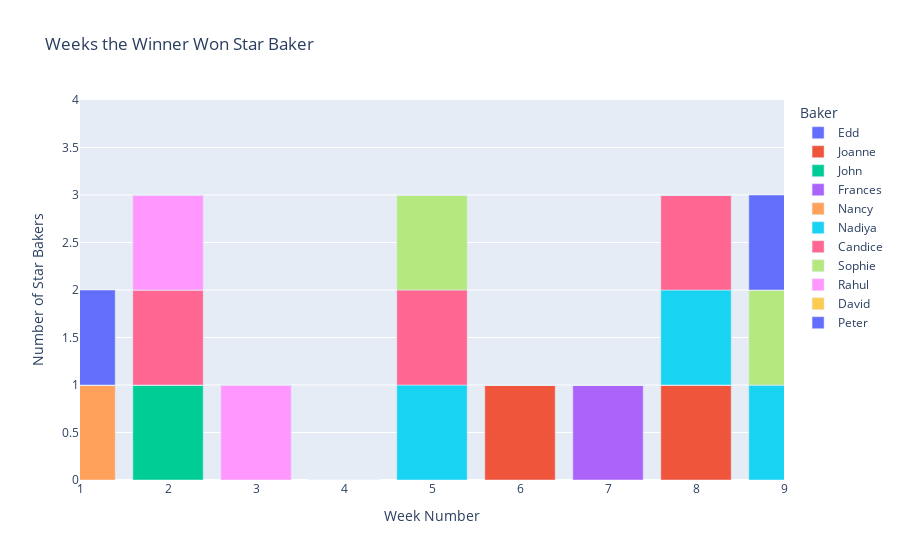

The code cell stored with this chart in its notebook:
### Code cell
fig = px.bar(winner_df, x="Week Number", y="Star Baker", color='Baker', title="Weeks the Winner Won Star Baker")
fig.update_layout(xaxis_range=[1,9], yaxis_range = [0,4])
fig.update_layout(yaxis_title="Number of Star Bakers")  
fig.show()

### Figure 1 — Plotly figure (JSON) as saved in the notebook; plotly's stock layout.template omitted (floating-point values rounded to 4 significant figures)
{"data": [{"alignmentgroup": "True", "hovertemplate": "Baker=Edd<br>Week Number=%{x}<br>Star Baker=%{y}<extra></extra>", "legendgroup": "Edd", "marker": {"color": "#636efa"}, "name": "Edd", "offsetgroup": "Edd", "orientation": "v", "showlegend": true, "textposition": "auto", "type": "bar", "x": [1, 2, 3, 4, 5, 6], "xaxis": "x", "y": [0, 0, 0, 0, 0, 0], "yaxis": "y"}, {"alignmentgroup": "True", "hovertemplate": "Baker=Joanne<br>Week Number=%{x}<br>Star Baker=%{y}<extra></extra>", "legendgroup": "Joanne", "marker": {"color": "#EF553B"}, "name": "Joanne", "offsetgroup": "Joanne", "orientation": "v", "showlegend": true, "textposition": "auto", "type": "bar", "x": [1, 2, 3, 4, 5, 6, 7, 8], "xaxis": "x", "y": [0, 0, 0, 0, 0, 1, 0, 1], "yaxis": "y"}, {"alignmentgroup": "True", "hovertemplate": "Baker=John<br>Week Number=%{x}<br>Star Baker=%{y}<extra></extra>", "legendgroup": "John", "marker": {"color": "#00cc96"}, "name": "John", "offsetgroup": "John", "orientation": "v", "showlegend": true, "textposition": "auto", "type": "bar", "x": [1, 2, 3, 4, 5, 6, 7, 8, 9, 10], "xaxis": "x", "y": [0, 1, 0, 0, 0, 0, 0, 0, 0, 1], "yaxis": "y"}, {"alignmentgroup": "True", "hovertemplate": "Baker=Frances<br>Week Number=%{x}<br>Star Baker=%{y}<extra></extra>", "legendgroup": "Frances", "marker": {"color": "#ab63fa"}, "name": "Frances", "offsetgroup": "Frances", "orientation": "v", "showlegend": true, "textposition": "auto", "type": "bar", "x": [1, 2, 3, 4, 5, 6, 7, 8, 9, 10], "xaxis": "x", "y": [0, 0, 0, 0, 0, 0, 1, 0, 0, 1], "yaxis": "y"}, {"alignmentgroup": "True", "hovertemplate": "Baker=Nancy<br>Week Number=%{x}<br>Star Baker=%{y}<extra></extra>", "legendgroup": "Nancy", "marker": {"color": "#FFA15A"}, "name": "Nancy", "offsetgroup": "Nancy", "orientation": "v", "showlegend": true, "textposition": "auto", "type": "bar", "x": [1, 2, 3, 4, 5, 6, 7, 8, 9, 10], "xaxis": "x", "y": [1, 0, 0, 0, 0, 0, 0, 0, 0, 1], "yaxis": "y"}, {"alignmentgroup": "True", "hovertemplate": "Baker=Nadiya<br>Week Number=%{x}<br>Star Baker=%{y}<extra></extra>", "legendgroup": "Nadiya", "marker": {"color": "#19d3f3"}, "name": "Nadiya", "offsetgroup": "Nadiya", "orientation": "v", "showlegend": true, "textposition": "auto", "type": "bar", "x": [1, 2, 3, 4, 5, 6, 7, 8, 9, 10], "xaxis": "x", "y": [0, 0, 0, 0, 1, 0, 0, 1, 1, 1], "yaxis": "y"}, {"alignmentgroup": "True", "hovertemplate": "Baker=Candice<br>Week Number=%{x}<br>Star Baker=%{y}<extra></extra>", "legendgroup": "Candice", "marker": {"color": "#FF6692"}, "name": "Candice", "offsetgroup": "Candice", "orientation": "v", "showlegend": true, "textposition": "auto", "type": "bar", "x": [1, 2, 3, 4, 5, 6, 7, 8, 9, 10], "xaxis": "x", "y": [0, 1, 0, 0, 1, 0, 0, 1, 0, 1], "yaxis": "y"}, {"alignmentgroup": "True", "hovertemplate": "Baker=Sophie<br>Week Number=%{x}<br>Star Baker=%{y}<extra></extra>", "legendgroup": "Sophie", "marker": {"color": "#B6E880"}, "name": "Sophie", "offsetgroup": "Sophie", "orientation": "v", "showlegend": true, "textposition": "auto", "type": "bar", "x": [1, 2, 3, 5, 6, 7, 8, 9, 10], "xaxis": "x", "y": [0, 0, 0, 1, 0, 0, 0, 1, 1], "yaxis": "y"}, {"alignmentgroup": "True", "hovertemplate": "Baker=Rahul<br>Week Number=%{x}<br>Star Baker=%{y}<extra></extra>", "legendgroup": "Rahul", "marker": {"color": "#FF97FF"}, "name": "Rahul", "offsetgroup": "Rahul", "orientation": "v", "showlegend": true, "textposition": "auto", "type": "bar", "x": [1, 2, 3, 4, 5, 6, 7, 8, 9, 10], "xaxis": "x", "y": [0, 1, 1, 0, 0, 0, 0, 0, 0, 1], "yaxis": "y"}, {"alignmentgroup": "True", "hovertemplate": "Baker=David<br>Week Number=%{x}<br>Star Baker=%{y}<extra></extra>", "legendgroup": "David", "marker": {"color": "#FECB52"}, "name": "David", "offsetgroup": "David", "orientation": "v", "showlegend": true, "textposition": "auto", "type": "bar", "x": [1, 2, 3, 4, 5, 6, 7, 8, 9, 10], "xaxis": "x", "y": [0, 0, 0, 0, 0, 0, 0, 0, 0, 1], "yaxis": "y"}, {"alignmentgroup": "True", "hovertemplate": "Baker=Peter<br>Week Number=%{x}<br>Star Baker=%{y}<extra></extra>", "legendgroup": "Peter", "marker": {"color": "#636efa"}, "name": "Peter", "offsetgroup": "Peter", "orientation": "v", "showlegend": true, "textposition": "auto", "type": "bar", "x": [1, 2, 3, 4, 5, 6, 7, 8, 9, 10], "xaxis": "x", "y": [1, 0, 0, 0, 0, 0, 0, 0, 1, 1], "yaxis": "y"}], "layout": {"barmode": "relative", "legend": {"title": {"text": "Baker"}, "tracegroupgap": 0}, "title": {"text": "Weeks the Winner Won Star Baker"}, "xaxis": {"anchor": "y", "domain": [0, 1], "range": [1, 9], "title": {"text": "Week Number"}}, "yaxis": {"anchor": "x", "domain": [0, 1], "range": [0, 4], "title": {"text": "Number of Star Bakers"}}}}
